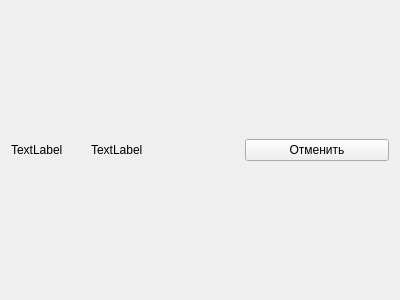
<?xml version="1.0" encoding="UTF-8"?>
<ui version="4.0">
 <class>OutcomingRequestWidget</class>
 <widget class="QWidget" name="OutcomingRequestWidget">
  <property name="geometry">
   <rect>
    <x>0</x>
    <y>0</y>
    <width>400</width>
    <height>300</height>
   </rect>
  </property>
  <property name="windowTitle">
   <string>Form</string>
  </property>
  <layout class="QHBoxLayout" name="horizontalLayout">
   <property name="spacing">
    <number>10</number>
   </property>
   <item>
    <widget class="QLabel" name="outcoming_request_avatar">
     <property name="sizePolicy">
      <sizepolicy hsizetype="Fixed" vsizetype="Fixed">
       <horstretch>0</horstretch>
       <verstretch>0</verstretch>
      </sizepolicy>
     </property>
     <property name="minimumSize">
      <size>
       <width>70</width>
       <height>70</height>
      </size>
     </property>
     <property name="text">
      <string>TextLabel</string>
     </property>
    </widget>
   </item>
   <item alignment="Qt::AlignLeft">
    <widget class="QLabel" name="outcoming_request_username">
     <property name="sizePolicy">
      <sizepolicy hsizetype="Preferred" vsizetype="Fixed">
       <horstretch>0</horstretch>
       <verstretch>0</verstretch>
      </sizepolicy>
     </property>
     <property name="text">
      <string>TextLabel</string>
     </property>
    </widget>
   </item>
   <item>
    <widget class="QPushButton" name="outcoming_request_remove">
     <property name="text">
      <string>Отменить</string>
     </property>
    </widget>
   </item>
  </layout>
 </widget>
 <resources/>
 <connections/>
</ui>
